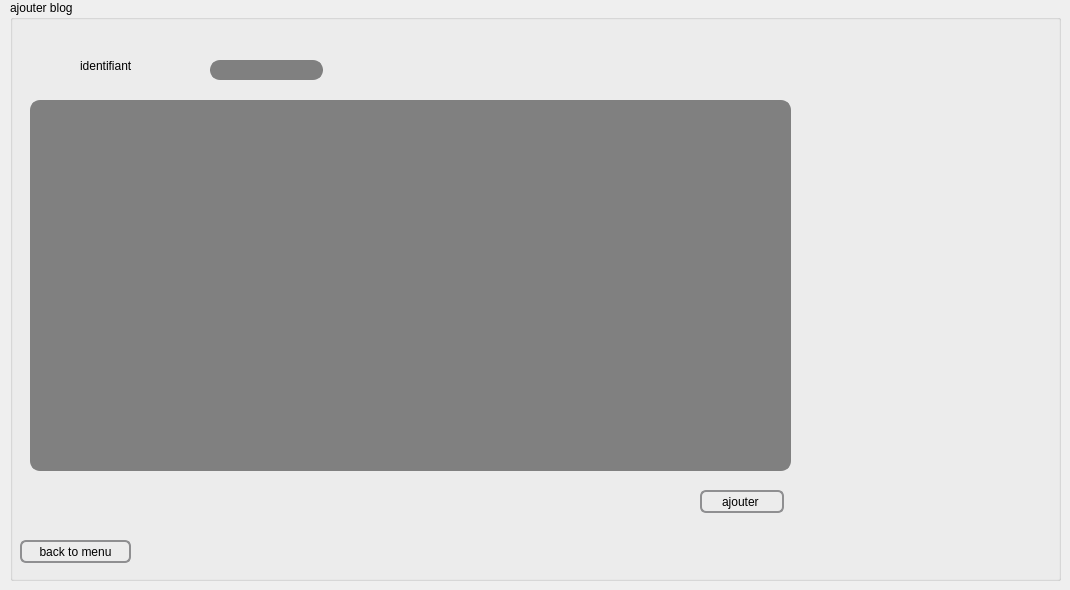
      <widget class="QWidget" name="tab_27">
       <attribute name="title">
        <string>ajouter blog </string>
       </attribute>
       <widget class="QGroupBox" name="groupBox_30">
        <property name="geometry">
         <rect>
          <x>10</x>
          <y>0</y>
          <width>1051</width>
          <height>581</height>
         </rect>
        </property>
        <property name="styleSheet">
         <string notr="true">QGroupBox {
    background-color: qlineargradient(x1: 0, y1: 0, x2: 0, y2: 1,
                                      stop: 0 #E0E0E0, stop: 1 #FFFFFF);
    border: 2px solid gray;
    border-radius: 5px;
    margin-top: 1ex; /* leave space at the top for the title */
}

QGroupBox::title {
    subcontrol-origin: margin;
    subcontrol-position: top center; /* position at the top center */
    padding: 0 3px;
    background-color: qlineargradient(x1: 0, y1: 0, x2: 0, y2: 1,
                                      stop: 0 #FF0ECE, stop: 1 #FFFFFF);
}font: 25 8pt &quot;Footlight MT Light&quot;;</string>
        </property>
        <property name="title">
         <string>ajouter blog </string>
        </property>
        <widget class="QLabel" name="label_141">
         <property name="geometry">
          <rect>
           <x>70</x>
           <y>50</y>
           <width>161</width>
           <height>31</height>
          </rect>
         </property>
         <property name="styleSheet">
          <string notr="true">font: 25 15pt &quot;Footlight MT Light&quot;;</string>
         </property>
         <property name="text">
          <string>identifiant</string>
         </property>
        </widget>
        <widget class="QLineEdit" name="id_blog">
         <property name="geometry">
          <rect>
           <x>200</x>
           <y>60</y>
           <width>113</width>
           <height>20</height>
          </rect>
         </property>
         <property name="styleSheet">
          <string notr="true">QLineEdit {
    border: 2px solid gray;
    border-radius: 10px;
    padding: 0 8px;
    background: grey;
    selection-background-color: darkgray;
}
</string>
         </property>
        </widget>
        <widget class="QPushButton" name="ajouter_blog">
         <property name="geometry">
          <rect>
           <x>690</x>
           <y>490</y>
           <width>84</width>
           <height>23</height>
          </rect>
         </property>
         <property name="styleSheet">
          <string notr="true">QPushButton {
    border: 2px solid #8f8f91;
    border-radius: 6px;
    background-color: qlineargradient(x1: 0, y1: 0, x2: 0, y2: 1,
                                      stop: 0 #f6f7fa, stop: 1 #dadbde);
    min-width: 80px;
}

QPushButton:pressed {
    background-color: qlineargradient(x1: 0, y1: 0, x2: 0, y2: 1,
                                      stop: 0 #dadbde, stop: 1 #f6f7fa);
}

QPushButton:flat {
    border: none; /* no border for a flat push button */
}

QPushButton:default {
    border-color: navy; /* make the default button prominent */
}</string>
         </property>
         <property name="text">
          <string>ajouter </string>
         </property>
         <property name="icon">
          <iconset resource="imagee.qrc">
           <normaloff>:/pics/verifier.png</normaloff>:/pics/verifier.png</iconset>
         </property>
        </widget>
        <widget class="QLineEdit" name="text_blog">
         <property name="geometry">
          <rect>
           <x>20</x>
           <y>100</y>
           <width>761</width>
           <height>371</height>
          </rect>
         </property>
         <property name="styleSheet">
          <string notr="true">QLineEdit {
	
    border: 2px solid gray;
    border-radius: 10px;
    padding: 0 8px;
    background: grey;
    selection-background-color: darkgray;
}
</string>
         </property>
        </widget>
        <widget class="QPushButton" name="retour_menu_2">
         <property name="geometry">
          <rect>
           <x>10</x>
           <y>540</y>
           <width>111</width>
           <height>23</height>
          </rect>
         </property>
         <property name="styleSheet">
          <string notr="true">QPushButton {
    border: 2px solid #8f8f91;
    border-radius: 6px;
    background-color: qlineargradient(x1: 0, y1: 0, x2: 0, y2: 1,
                                      stop: 0 #f6f7fa, stop: 1 #dadbde);
    min-width: 80px;
}

QPushButton:pressed {
    background-color: qlineargradient(x1: 0, y1: 0, x2: 0, y2: 1,
                                      stop: 0 #dadbde, stop: 1 #f6f7fa);
}

QPushButton:flat {
    border: none; /* no border for a flat push button */
}

QPushButton:default {
    border-color: navy; /* make the default button prominent */
}
</string>
         </property>
         <property name="text">
          <string>back to menu</string>
         </property>
         <property name="icon">
          <iconset resource="imagee.qrc">
           <normaloff>:/back.png</normaloff>:/back.png</iconset>
         </property>
        </widget>
        <widget class="QLabel" name="label_144">
         <property name="geometry">
          <rect>
           <x>790</x>
           <y>100</y>
           <width>251</width>
           <height>131</height>
          </rect>
         </property>
         <property name="styleSheet">
          <string notr="true">image: url(:/chev3.jpg);</string>
         </property>
         <property name="text">
          <string/>
         </property>
        </widget>
        <widget class="QLabel" name="label_145">
         <property name="geometry">
          <rect>
           <x>810</x>
           <y>240</y>
           <width>201</width>
           <height>131</height>
          </rect>
         </property>
         <property name="styleSheet">
          <string notr="true">image: url(:/couv.jpg);</string>
         </property>
         <property name="text">
          <string/>
         </property>
        </widget>
        <widget class="QLabel" name="label_146">
         <property name="geometry">
          <rect>
           <x>770</x>
           <y>380</y>
           <width>181</width>
           <height>141</height>
          </rect>
         </property>
         <property name="styleSheet">
          <string notr="true">image: url(:/chev2.jpg);</string>
         </property>
         <property name="text">
          <string/>
         </property>
        </widget>
        <widget class="QLabel" name="label_147">
         <property name="geometry">
          <rect>
           <x>900</x>
           <y>380</y>
           <width>121</width>
           <height>141</height>
          </rect>
         </property>
         <property name="styleSheet">
          <string notr="true">image: url(:/chev4.jpg);</string>
         </property>
         <property name="text">
          <string/>
         </property>
        </widget>
        <zorder>label_141</zorder>
        <zorder>id_blog</zorder>
        <zorder>ajouter_blog</zorder>
        <zorder>retour_menu_2</zorder>
        <zorder>text_blog</zorder>
        <zorder>label_144</zorder>
        <zorder>label_145</zorder>
        <zorder>label_146</zorder>
        <zorder>label_147</zorder>
       </widget>
      </widget>
